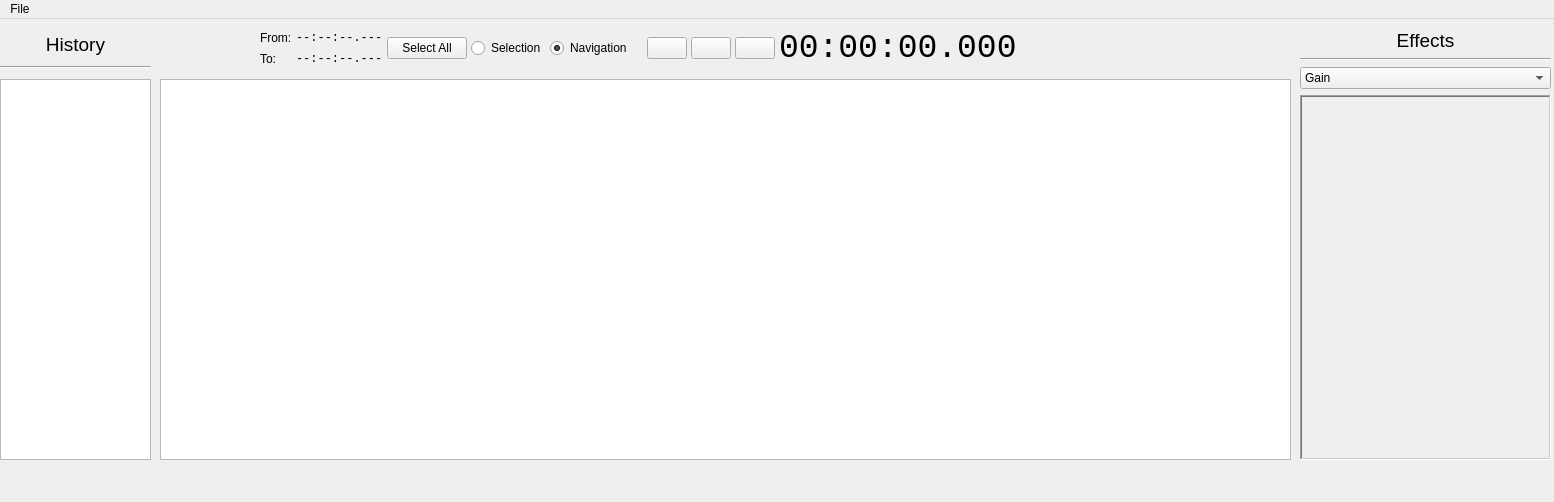
<?xml version="1.0" encoding="UTF-8"?>
<ui version="4.0">
 <class>ae::MainWindow</class>
 <widget class="QMainWindow" name="ae::MainWindow">
  <property name="geometry">
   <rect>
    <x>0</x>
    <y>0</y>
    <width>1554</width>
    <height>502</height>
   </rect>
  </property>
  <property name="windowTitle">
   <string>AEdit</string>
  </property>
  <widget class="QWidget" name="centralwidget">
   <widget class="QGraphicsView" name="timeline">
    <property name="geometry">
     <rect>
      <x>160</x>
      <y>60</y>
      <width>1131</width>
      <height>381</height>
     </rect>
    </property>
   </widget>
   <widget class="QLabel" name="fnameLabel">
    <property name="geometry">
     <rect>
      <x>10</x>
      <y>450</y>
      <width>1331</width>
      <height>21</height>
     </rect>
    </property>
    <property name="text">
     <string/>
    </property>
   </widget>
   <widget class="QWidget" name="verticalLayoutWidget">
    <property name="geometry">
     <rect>
      <x>1300</x>
      <y>10</y>
      <width>251</width>
      <height>431</height>
     </rect>
    </property>
    <layout class="QVBoxLayout" name="verticalLayout_2">
     <item>
      <widget class="QLabel" name="label_2">
       <property name="sizePolicy">
        <sizepolicy hsizetype="Preferred" vsizetype="Minimum">
         <horstretch>0</horstretch>
         <verstretch>0</verstretch>
        </sizepolicy>
       </property>
       <property name="font">
        <font>
         <pointsize>14</pointsize>
        </font>
       </property>
       <property name="text">
        <string>Effects</string>
       </property>
       <property name="alignment">
        <set>Qt::AlignCenter</set>
       </property>
      </widget>
     </item>
     <item>
      <widget class="Line" name="line">
       <property name="orientation">
        <enum>Qt::Horizontal</enum>
       </property>
      </widget>
     </item>
     <item>
      <widget class="QComboBox" name="effectsBox">
       <item>
        <property name="text">
         <string>Gain</string>
        </property>
       </item>
       <item>
        <property name="text">
         <string>Reverb</string>
        </property>
       </item>
       <item>
        <property name="text">
         <string>TimePitch</string>
        </property>
       </item>
       <item>
        <property name="text">
         <string>Pitch</string>
        </property>
       </item>
       <item>
        <property name="text">
         <string>Robotiser</string>
        </property>
       </item>
       <item>
        <property name="text">
         <string>Low/High-pass</string>
        </property>
       </item>
       <item>
        <property name="text">
         <string/>
        </property>
       </item>
      </widget>
     </item>
     <item>
      <widget class="QFrame" name="effectWidget">
       <property name="sizePolicy">
        <sizepolicy hsizetype="Preferred" vsizetype="Expanding">
         <horstretch>0</horstretch>
         <verstretch>0</verstretch>
        </sizepolicy>
       </property>
       <property name="frameShape">
        <enum>QFrame::WinPanel</enum>
       </property>
       <property name="frameShadow">
        <enum>QFrame::Sunken</enum>
       </property>
      </widget>
     </item>
    </layout>
   </widget>
   <widget class="QWidget" name="layoutWidget">
    <property name="geometry">
     <rect>
      <x>160</x>
      <y>10</y>
      <width>1234</width>
      <height>51</height>
     </rect>
    </property>
    <layout class="QHBoxLayout" name="horizontalLayout">
     <property name="spacing">
      <number>4</number>
     </property>
     <property name="sizeConstraint">
      <enum>QLayout::SetFixedSize</enum>
     </property>
     <property name="leftMargin">
      <number>100</number>
     </property>
     <property name="rightMargin">
      <number>300</number>
     </property>
     <item>
      <layout class="QGridLayout" name="gridLayout">
       <item row="1" column="0">
        <widget class="QLabel" name="label_4">
         <property name="text">
          <string>To:</string>
         </property>
        </widget>
       </item>
       <item row="0" column="0">
        <widget class="QLabel" name="label">
         <property name="text">
          <string>From:</string>
         </property>
        </widget>
       </item>
       <item row="0" column="1">
        <widget class="QLabel" name="fromLbl">
         <property name="font">
          <font>
           <family>Monospace</family>
          </font>
         </property>
         <property name="text">
          <string>--:--:--.---</string>
         </property>
        </widget>
       </item>
       <item row="1" column="1">
        <widget class="QLabel" name="toLbl">
         <property name="font">
          <font>
           <family>Monospace</family>
          </font>
         </property>
         <property name="text">
          <string>--:--:--.---</string>
         </property>
        </widget>
       </item>
      </layout>
     </item>
     <item>
      <widget class="QPushButton" name="selAllBtn">
       <property name="text">
        <string>Select All</string>
       </property>
      </widget>
     </item>
     <item>
      <widget class="QRadioButton" name="selButton">
       <property name="text">
        <string>Selection</string>
       </property>
      </widget>
     </item>
     <item>
      <widget class="QRadioButton" name="navButton">
       <property name="text">
        <string>Navigation</string>
       </property>
       <property name="checked">
        <bool>true</bool>
       </property>
      </widget>
     </item>
     <item>
      <widget class="QLabel" name="loadingLbl">
       <property name="sizePolicy">
        <sizepolicy hsizetype="Fixed" vsizetype="Preferred">
         <horstretch>0</horstretch>
         <verstretch>0</verstretch>
        </sizepolicy>
       </property>
       <property name="text">
        <string/>
       </property>
      </widget>
     </item>
     <item>
      <widget class="QPushButton" name="playBtn">
       <property name="sizePolicy">
        <sizepolicy hsizetype="Expanding" vsizetype="Fixed">
         <horstretch>1</horstretch>
         <verstretch>0</verstretch>
        </sizepolicy>
       </property>
       <property name="focusPolicy">
        <enum>Qt::TabFocus</enum>
       </property>
       <property name="text">
        <string/>
       </property>
       <property name="icon">
        <iconset theme="media-playback-start">
         <normaloff>../../../../../../../../.designer/backup</normaloff>../../../../../../../../.designer/backup</iconset>
       </property>
      </widget>
     </item>
     <item>
      <widget class="QPushButton" name="pauseBtn">
       <property name="sizePolicy">
        <sizepolicy hsizetype="Expanding" vsizetype="Fixed">
         <horstretch>1</horstretch>
         <verstretch>0</verstretch>
        </sizepolicy>
       </property>
       <property name="focusPolicy">
        <enum>Qt::TabFocus</enum>
       </property>
       <property name="text">
        <string/>
       </property>
       <property name="icon">
        <iconset theme="media-playback-pause">
         <normaloff>../../../../../../../../.designer/backup</normaloff>../../../../../../../../.designer/backup</iconset>
       </property>
      </widget>
     </item>
     <item>
      <widget class="QPushButton" name="stopBtn">
       <property name="sizePolicy">
        <sizepolicy hsizetype="Expanding" vsizetype="Fixed">
         <horstretch>1</horstretch>
         <verstretch>0</verstretch>
        </sizepolicy>
       </property>
       <property name="focusPolicy">
        <enum>Qt::TabFocus</enum>
       </property>
       <property name="text">
        <string/>
       </property>
       <property name="icon">
        <iconset theme="media-playback-stop">
         <normaloff>../../../../../../../../.designer/backup</normaloff>../../../../../../../../.designer/backup</iconset>
       </property>
      </widget>
     </item>
     <item>
      <widget class="QLabel" name="timeLbl">
       <property name="font">
        <font>
         <family>Monospace</family>
         <pointsize>25</pointsize>
         <weight>50</weight>
         <italic>false</italic>
         <bold>false</bold>
         <stylestrategy>PreferDefault</stylestrategy>
        </font>
       </property>
       <property name="text">
        <string>00:00:00.000</string>
       </property>
      </widget>
     </item>
    </layout>
   </widget>
   <widget class="QListWidget" name="historyList">
    <property name="geometry">
     <rect>
      <x>0</x>
      <y>60</y>
      <width>151</width>
      <height>381</height>
     </rect>
    </property>
   </widget>
   <widget class="QLabel" name="label_3">
    <property name="geometry">
     <rect>
      <x>0</x>
      <y>10</y>
      <width>151</width>
      <height>31</height>
     </rect>
    </property>
    <property name="sizePolicy">
     <sizepolicy hsizetype="Preferred" vsizetype="Minimum">
      <horstretch>0</horstretch>
      <verstretch>0</verstretch>
     </sizepolicy>
    </property>
    <property name="font">
     <font>
      <pointsize>14</pointsize>
     </font>
    </property>
    <property name="text">
     <string>History</string>
    </property>
    <property name="alignment">
     <set>Qt::AlignCenter</set>
    </property>
   </widget>
   <widget class="Line" name="line_2">
    <property name="geometry">
     <rect>
      <x>0</x>
      <y>40</y>
      <width>151</width>
      <height>16</height>
     </rect>
    </property>
    <property name="orientation">
     <enum>Qt::Horizontal</enum>
    </property>
   </widget>
  </widget>
  <widget class="QMenuBar" name="menuBar">
   <property name="geometry">
    <rect>
     <x>0</x>
     <y>0</y>
     <width>1554</width>
     <height>22</height>
    </rect>
   </property>
   <widget class="QMenu" name="menuFile">
    <property name="title">
     <string>File</string>
    </property>
    <addaction name="actionOpen"/>
    <addaction name="actionExport"/>
   </widget>
   <addaction name="menuFile"/>
  </widget>
  <action name="actionOpen">
   <property name="text">
    <string>Open</string>
   </property>
   <property name="shortcut">
    <string>Ctrl+O</string>
   </property>
  </action>
  <action name="actionExport">
   <property name="text">
    <string>Export</string>
   </property>
   <property name="shortcut">
    <string>Ctrl+E</string>
   </property>
  </action>
 </widget>
 <resources>
  <include location="../resources.qrc"/>
 </resources>
 <connections/>
</ui>
